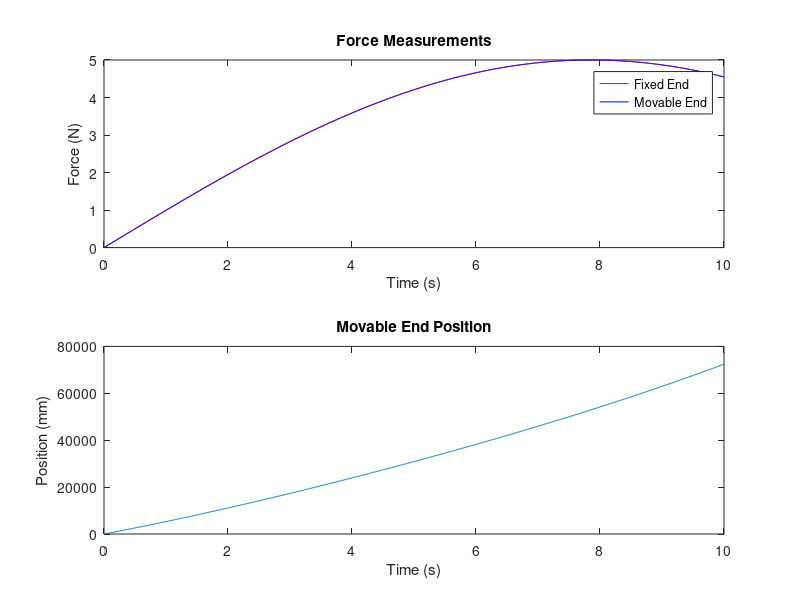

The MATLAB source for this figure:
% Define system parameters (you need to replace these with actual values)
desiredForce = 10;  % Desired force along the x-axis
Kp_initial_guess = 5;  % Initial guess for Kp
Ki_initial_guess = 1.1;  % Initial guess for Ki
samplingTime = 0.01;  % Sampling time (adjust as needed)
maxTime = 10;  % Maximum simulation time (adjust as needed)

% Define variables
time = 0:samplingTime:maxTime;  % Time vector
numSamples = length(time);
position_fixed_end = zeros(numSamples, 1);  % Position of the fixed end
position_movable_end = zeros(numSamples, 1);  % Position of the movable end
sensor_force_fixed_end = zeros(numSamples, 1);  % Sensor force at fixed end
sensor_force_movable_end = zeros(numSamples, 1);  % Sensor force at movable end
error = zeros(numSamples, 1);  % Error signal
integral = 0;  % Integral of error
velocity = 0;  % Initialize velocity

% PID controller gains (you'll adjust these)
Kp = Kp_initial_guess;
Ki = Ki_initial_guess;

% Arbitrary force value generator (0 N/mm to 5 N/mm)
sensor_force_generator = @(t) 5 * sin(0.2 * t);

% Main control loop
for i = 1:numSamples
    % Simulate sensor measurements
    sensor_force_fixed_end(i) = sensor_force_generator(time(i));
    sensor_force_movable_end(i) = sensor_force_generator(time(i));

    % Calculate the error (the deviation from the desired force)
    error(i) = desiredForce - sensor_force_movable_end(i);

    % Update the integral term
    integral = integral + error(i) * samplingTime;

    % Calculate control signal
    controlSignal = Kp * error(i) + Ki * integral;

    % Apply control signal to adjust motor positions (simplified)
    if i > 1
        position_movable_end(i) = position_movable_end(i-1) + controlSignal;
    else
        position_movable_end(i) = position_movable_end(1); % Initialize on the first iteration
    end

    % Update the fixed end position (assuming it's fixed)
    % position_fixed_end(i) = position_fixed_end(i-1);
    
    % Simulate cable bending model (simplified)
    % Replace with a realistic model for your cable
    % In this example, the position of the movable end affects the cable shape
    % Here, we assume the cable is a simple linear spring-damper system
    springConstant = 1;  % N/mm
    dampingCoefficient = 0.1;  % N/(mm/s)
    displacement = position_movable_end(i) - position_fixed_end(i);
    force = -springConstant * displacement - dampingCoefficient * velocity;
    
    % Update velocity based on the force
    velocity = force / springConstant;
end

% Plot results (you can add more plots as needed)
subplot(2,1,1);
plot(time, sensor_force_fixed_end, 'r', time, sensor_force_movable_end, 'b');
xlabel('Time (s)');
ylabel('Force (N)');
title('Force Measurements');
legend('Fixed End', 'Movable End');

subplot(2,1,2);
plot(time, position_movable_end);
xlabel('Time (s)');
ylabel('Position (mm)');
title('Movable End Position');
